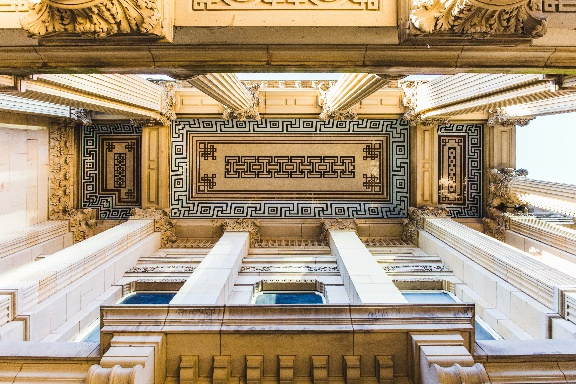
#> input picture Result/ceiling_Resized_image.jpg, 576 x 384 px, given in place of flower.jpg, which was not available
$ python resize_interpolation.py
#> lines starting #> are read from the running program, lines starting #| are printed output that depends on the picture; pictures that were not available may be replaced by others from this repository, and a replacement may not be noted
import numpy as np
import matplotlib.pyplot as plt
import cv2

if __name__ == "__main__":
    name = "flower"
    img = cv2.imread('../image/{}.jpg'.format(name), cv2.IMREAD_UNCHANGED)
#> img is the input picture: shape (384, 576, 3); mean B, G, R 121.3, 148.9, 169.6

    scale_percent = 5      # percent of original size
    width = int(img.shape[1] * scale_percent / 100)
#> width = 28
    height = int(img.shape[0] * scale_percent / 100)
#> height = 19
    dim = (width, height)
#> dim = (28, 19)
    # resize image
    resized = cv2.resize(img, dim, interpolation = cv2.INTER_LINEAR)
    resized_area = cv2.resize(img, dim, interpolation = cv2.INTER_AREA)
    cv2.imwrite("../Result/{}_Resized_image.jpg".format(name),resized)
    cv2.imwrite("../Result/{}_INTER_AREA_image.jpg".format(name),resized_area)

    fx = 1.5
    fy = 1.5

    resized1 = cv2.resize(resized, dsize=None, fx=fx, fy=fy, interpolation = cv2.INTER_NEAREST)
    resized2 = cv2.resize(resized, dsize=None, fx=fx, fy=fy, interpolation = cv2.INTER_LINEAR)
    resized3 = cv2.resize(resized, dsize=None, fx=fx, fy=fy, interpolation = cv2.INTER_CUBIC)
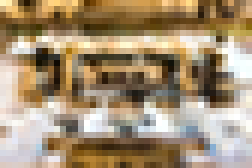
#> resized3: shape (28, 42, 3) (shown 6 times larger); mean of channels 0, 1, 2 115.5, 144, 164.3; drawn as B, G, R
    resized4 = cv2.resize(resized, dsize=None, fx=fx, fy=fy, interpolation = cv2.INTER_LANCZOS4)
    cv2.imwrite("../Result/{}_INTER_NEAREST_image.jpg".format(name),resized1)
    cv2.imwrite("../Result/{}_INTER_LINEAR_image.jpg".format(name),resized2)
    cv2.imwrite("../Result/{}INTER_CUBIC_image.jpg".format(name),resized3)
    cv2.imwrite("../Result/{}INTER_LANCZOS4_image.jpg".format(name),resized4)

    resized1 = cv2.resize(resized_area, dsize=None, fx=fx, fy=fy, interpolation = cv2.INTER_NEAREST)
    resized2 = cv2.resize(resized_area, dsize=None, fx=fx, fy=fy, interpolation = cv2.INTER_LINEAR)
    resized3 = cv2.resize(resized_area, dsize=None, fx=fx, fy=fy, interpolation = cv2.INTER_CUBIC)
    resized4 = cv2.resize(resized_area, dsize=None, fx=fx, fy=fy, interpolation = cv2.INTER_LANCZOS4)
    cv2.imwrite("../Result/{}_INTER_NEAREST_image_area.jpg".format(name),resized1)
    cv2.imwrite("../Result/{}_INTER_LINEAR_image_area.jpg".format(name),resized2)
    cv2.imwrite("../Result/{}INTER_CUBIC_image_area.jpg".format(name),resized3)
    cv2.imwrite("../Result/{}INTER_LANCZOS4_image_area.jpg".format(name),resized4)

    # Should reconstruct original image
    original_dim = (img.shape[0], img.shape[1])
#> original_dim = (384, 576)
    resized1 = cv2.resize(resized, original_dim, interpolation = cv2.INTER_NEAREST)
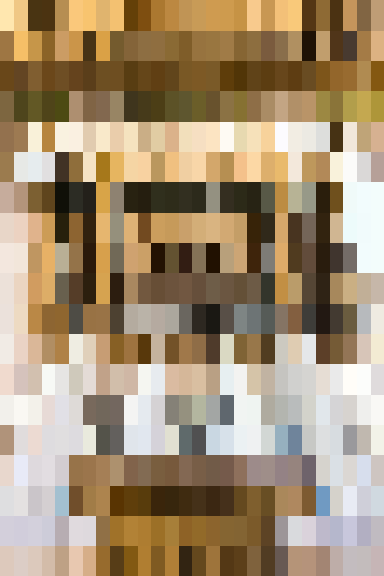
#> resized1: shape (576, 384, 3); mean of channels 0, 1, 2 115.2, 143.7, 164.3; drawn as B, G, R
    resized2 = cv2.resize(resized, original_dim, interpolation = cv2.INTER_LINEAR)
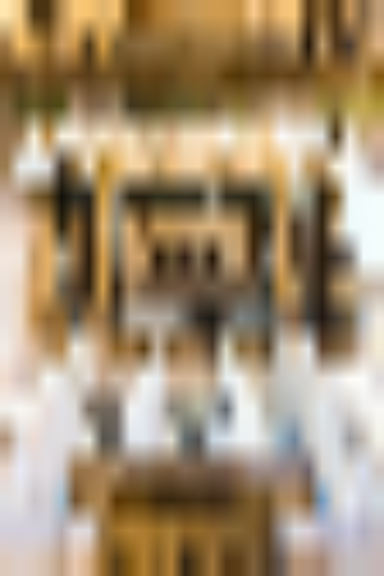
#> resized2: shape (576, 384, 3); mean of channels 0, 1, 2 115.1, 143.7, 164.2; drawn as B, G, R
    resized3 = cv2.resize(resized, original_dim, interpolation = cv2.INTER_CUBIC)
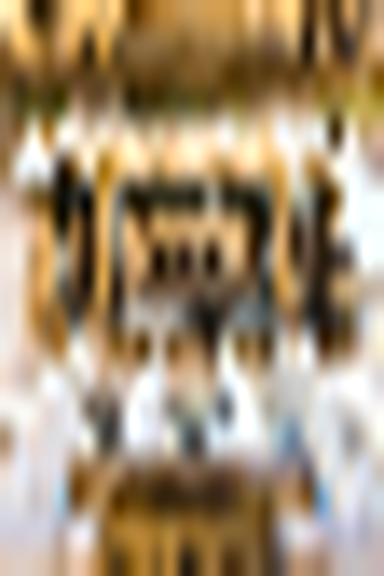
#> resized3: shape (576, 384, 3); mean of channels 0, 1, 2 115.2, 143.7, 164.2; drawn as B, G, R
    resized4 = cv2.resize(resized, original_dim, interpolation = cv2.INTER_LANCZOS4)
#> resized4: shape (576, 384, 3)

    num_of_grid = img.shape[0] * img.shape[1]
#> num_of_grid = 221184
    Diff_nearest = np.sum((resized1.transpose(1, 0, 2)-img)**2)/num_of_grid
#> Diff_nearest = 314.3
    Diff_linear = np.sum((resized2.transpose(1, 0, 2)-img)**2)/num_of_grid
#> Diff_linear = 316.5
    Diff_cubic = np.sum((resized3.transpose(1, 0, 2)-img)**2)/num_of_grid
#> Diff_cubic = 315.3
    Diff_lanczos4 = np.sum((resized4.transpose(1, 0, 2)-img)**2)/num_of_grid
#> Diff_lanczos4 = 315.2

    # print(Diff_nearest, Diff_linear, Diff_cubic, Diff_lanczos4)

    resized1 = cv2.resize(resized_area, original_dim, interpolation = cv2.INTER_NEAREST)
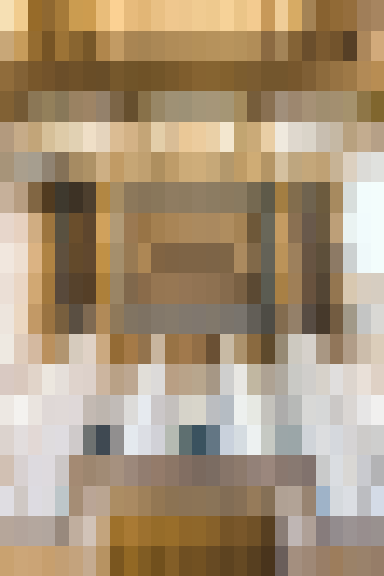
#> resized1: shape (576, 384, 3); mean of channels 0, 1, 2 121.3, 148.9, 169.6; drawn as B, G, R
    resized2 = cv2.resize(resized_area, original_dim, interpolation = cv2.INTER_LINEAR)
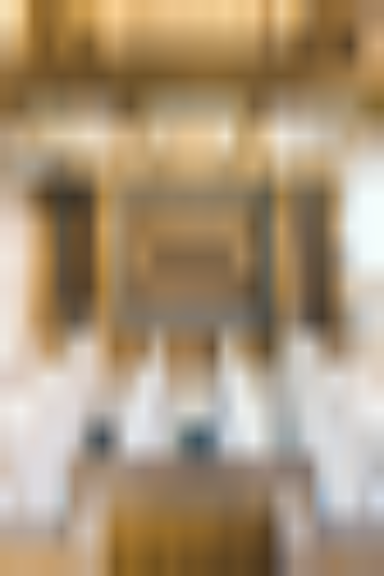
#> resized2: shape (576, 384, 3); mean of channels 0, 1, 2 121.1, 148.8, 169.4; drawn as B, G, R
    resized3 = cv2.resize(resized_area, original_dim, interpolation = cv2.INTER_CUBIC)
    resized4 = cv2.resize(resized_area, original_dim, interpolation = cv2.INTER_LANCZOS4)

    num_of_grid = img.shape[0] * img.shape[1]
    Diff_nearest_area = np.sum((resized1.transpose(1, 0, 2)-img)**2)/num_of_grid
#> Diff_nearest_area = 316.1
    Diff_linear_area = np.sum((resized2.transpose(1, 0, 2)-img)**2)/num_of_grid
#> Diff_linear_area = 317.7
    Diff_cubic_area = np.sum((resized3.transpose(1, 0, 2)-img)**2)/num_of_grid
#> Diff_cubic_area = 317.2
    Diff_lanczos4_area = np.sum((resized4.transpose(1, 0, 2)-img)**2)/num_of_grid
#> Diff_lanczos4_area = 317

    # print(Diff_nearest_area, Diff_linear_area, Diff_cubic_area, Diff_lanczos4_area)

    n_groups = 4
    error_linear = (Diff_nearest, Diff_linear, Diff_cubic, Diff_lanczos4)
#> error_linear = (314.3, 316.5, 315.3, 315.2)
    error_area = (Diff_nearest_area, Diff_linear_area, Diff_cubic_area, Diff_lanczos4_area)
#> error_area = (316.1, 317.7, 317.2, 317)

    fig, ax = plt.subplots()
    index = np.arange(n_groups)
    bar_width = 0.35
    opacity = 0.5
    rects1 = plt.bar(index, error_linear, bar_width, alpha=opacity, color='b', label='Linear')
    rects2 = plt.bar(index + bar_width, error_area, bar_width, alpha=opacity, color='r', label='Area')

    plt.xlabel('Interpolation')
    plt.ylabel('Error')
    plt.ylim(303, 305)
    plt.title('Error From Interpolation')
    plt.xticks(index + bar_width, ('Nearest', 'Bilinear', 'Cubic', 'Lanczos4'))
    plt.yticks(np.arange(303, 305.5, 0.5))
    plt.legend()

    plt.savefig('../Result/interpolation_errors.jpg')
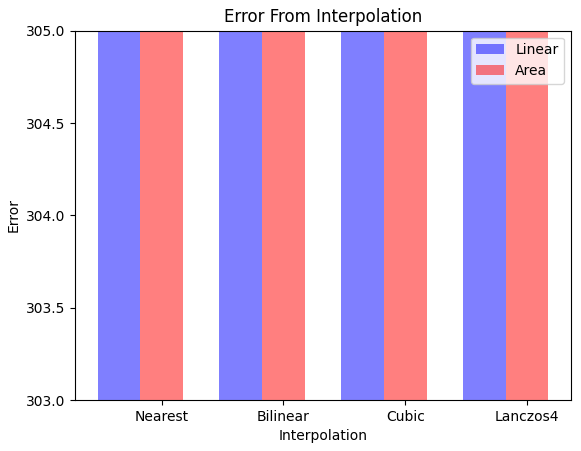
#> figure drawn by matplotlib, 1 panel; tallest bar 316.5 high, from x = 0.825 to 1.17; tallest bar 317.7 high, from x = 1.18 to 1.52
    plt.show()


"""""""""
 ________  _______   ________  ___  ___  ___  _______   _____ ______   ________
|\   __  \|\  ___ \ |\   __  \|\  \|\  \|\  \|\  ___ \ |\   _ \  _   \|\   __  \
\ \  \|\  \ \   __/|\ \  \|\  \ \  \\\  \ \  \ \   __/|\ \  \\\__\ \  \ \  \|\  \
 \ \   _  _\ \  \_|/_\ \  \\\  \ \  \\\  \ \  \ \  \_|/_\ \  \\|__| \  \ \   __  \
  \ \  \\  \\ \  \_|\ \ \  \\\  \ \  \\\  \ \  \ \  \_|\ \ \  \    \ \  \ \  \ \  \
   \ \__\\ _\\ \_______\ \_____  \ \_______\ \__\ \_______\ \__\    \ \__\ \__\ \__\
    \|__|\|__|\|_______|\|___| \__\|_______|\|__|\|_______|\|__|     \|__|\|__|\|__|
                              \|__|
"""""""""
